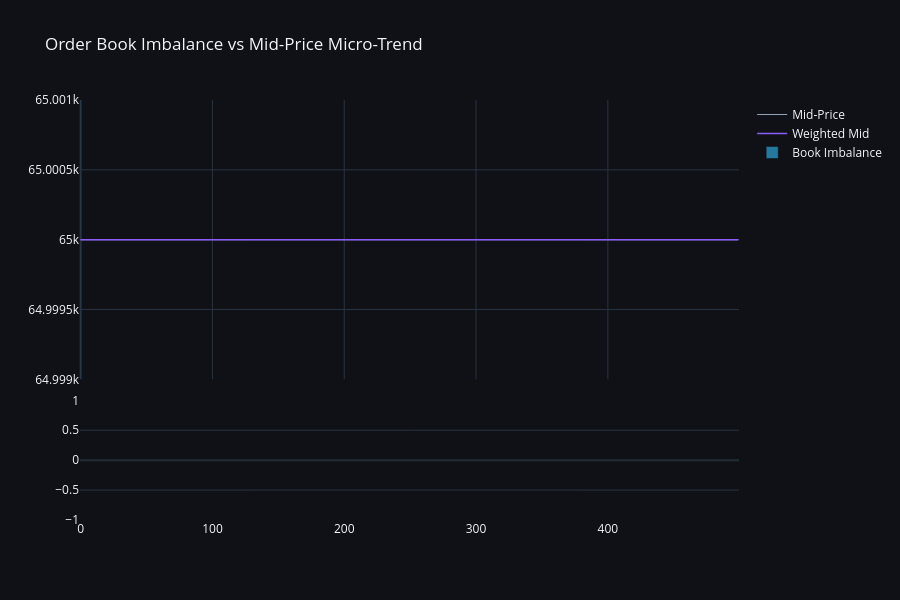

Notebook code for this chart:
### Markdown cell above
## 1. Book Imbalance & Mid-Price Dynamics
Visualizing how weight at the touch affects short-term price movement.

### Code cell
# Simulating dynamic L2 snapshots
T = 500
mid = 65000 + np.cumsum(np.zeros(T) * 0.5)
bid_qty = np.ones(T)
ask_qty = np.ones(T)

imbalance = (bid_qty - ask_qty) / (bid_qty + ask_qty)
weighted_mid = mid + (imbalance * 0.5)

fig_imbal = make_subplots(rows=2, cols=1, shared_xaxes=True, vertical_spacing=0.05, row_heights=[0.7, 0.3])

fig_imbal.add_trace(go.Scatter(y=mid, name="Mid-Price", line=dict(color='#94a3b8', width=1)), row=1, col=1)
fig_imbal.add_trace(go.Scatter(y=weighted_mid, name="Weighted Mid", line=dict(color='#8b5cf6', width=1.5)), row=1, col=1)

fig_imbal.add_trace(go.Bar(y=imbalance, name="Book Imbalance", marker_color='#38bdf8', opacity=0.6), row=2, col=1)

fig_imbal.update_layout(
    title="Order Book Imbalance vs Mid-Price Micro-Trend",
    height=600,
    **PLOTLY_DARK
)
fig_imbal.show()

### Figure 1 — Plotly figure (JSON) as saved in the notebook; plotly's stock layout.template omitted (floating-point values rounded to 4 significant figures; data arrays with more than 128 entries replaced by an {"elided": "..."} marker saying what was removed)
{"data": [{"line": {"color": "#94a3b8", "width": 1}, "name": "Mid-Price", "type": "scatter", "xaxis": "x", "y": {"elided": "500 float values"}, "yaxis": "y"}, {"line": {"color": "#8b5cf6", "width": 1.5}, "name": "Weighted Mid", "type": "scatter", "xaxis": "x", "y": {"elided": "500 float values"}, "yaxis": "y"}, {"marker": {"color": "#38bdf8"}, "name": "Book Imbalance", "opacity": 0.6, "type": "bar", "xaxis": "x2", "y": {"elided": "500 float values"}, "yaxis": "y2"}], "layout": {"height": 600, "paper_bgcolor": "#0f1117", "plot_bgcolor": "#0f1117", "title": {"text": "Order Book Imbalance vs Mid-Price Micro-Trend"}, "xaxis": {"anchor": "y", "domain": [0, 1], "matches": "x2", "showticklabels": false}, "xaxis2": {"anchor": "y2", "domain": [0, 1]}, "yaxis": {"anchor": "x", "domain": [0.335, 1.0]}, "yaxis2": {"anchor": "x2", "domain": [0, 0.285]}}}
